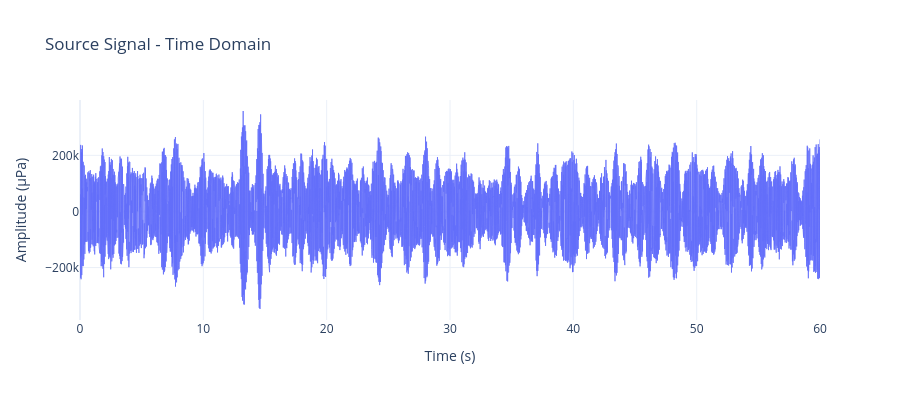
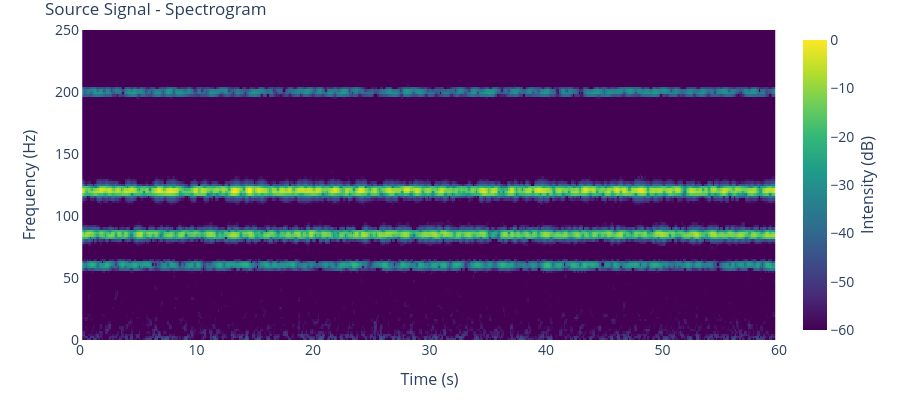

Notebook cell for these charts, in order:
### Markdown cell above
## 15. Analyse Source Signal

Examine the source signal before propagation:
- **Time domain**: Shows the temporal structure
- **Spectrogram**: Reveals frequency content evolution over time
- **Frequency spectrum**: Shows tonal peaks with proper amplitude scaling

**Critical FFT Scaling**: We multiply by `2.0/N` to convert FFT magnitude to single-sided amplitude spectrum in µPa.

### Code cell
source_time_axis = np.arange(len(source_signal)) / SIGNAL_PARAMS["sampling_rate_hz"]
source_real = _real(source_signal)

# Top: Source time domain
fig_src_time = go.Figure()
fig_src_time.add_trace(
    go.Scatter(
        x=source_time_axis,
        y=source_real,
        mode="lines",
        line=dict(width=1),
        opacity=0.8,
    )
)
fig_src_time.update_layout(
    title="Source Signal - Time Domain",
    xaxis_title="Time (s)",
    yaxis_title="Amplitude (µPa)",
    template="plotly_white",
    height=400,
    width=900,
)
fig_src_time.show()

# Bottom: Source spectrogram (use plotter helper)
fig_src_spec = plot_spectrogram(
    source_real,
    int(SIGNAL_PARAMS["sampling_rate_hz"]),
    n_fft=256,
    hop_length=64,
    y_lim=(0, SIGNAL_PARAMS["sampling_rate_hz"] / 2),
    yaxis_format="hz",
    fig_size=(9, 4),
)
fig_src_spec.update_layout(title="Source Signal - Spectrogram")
fig_src_spec.show()

### Figure 1 — Plotly figure (JSON) as saved in the notebook; plotly's stock layout.template omitted (floating-point values rounded to 4 significant figures; data arrays with more than 128 entries replaced by an {"elided": "..."} marker saying what was removed)
{"data": [{"line": {"width": 1}, "mode": "lines", "opacity": 0.8, "type": "scatter", "x": {"elided": "30000 float values"}, "y": {"elided": "30000 float values"}}], "layout": {"height": 400, "title": {"text": "Source Signal - Time Domain"}, "width": 900, "xaxis": {"title": {"text": "Time (s)"}}, "yaxis": {"title": {"text": "Amplitude (µPa)"}}}}

### Figure 2 — Plotly figure (JSON) as saved in the notebook; plotly's stock layout.template omitted (floating-point values rounded to 4 significant figures; data arrays with more than 128 entries replaced by an {"elided": "..."} marker saying what was removed)
{"data": [{"colorbar": {"len": 1, "thickness": 24, "tickfont": {"size": 14}, "title": {"font": {"size": 16}, "side": "right", "text": "Intensity (dB)"}}, "colorscale": [[0, "#440154"], [0.1111, "#482878"], [0.2222, "#3e4989"], [0.3333, "#31688e"], [0.4444, "#26828e"], [0.5556, "#1f9e89"], [0.6667, "#35b779"], [0.7778, "#6ece58"], [0.8889, "#b5de2b"], [1, "#fde725"]], "type": "heatmap", "x": {"elided": "465 float values"}, "y": {"elided": "129 float values"}, "z": {"elided": "129x465 float values"}, "zmax": 0, "zmin": -60}], "layout": {"height": 400, "margin": {"b": 60, "l": 80, "r": 80, "t": 30}, "paper_bgcolor": "white", "plot_bgcolor": "white", "title": {"text": "Source Signal - Spectrogram"}, "width": 900, "xaxis": {"range": [0, 60], "showgrid": false, "tickfont": {"size": 14}, "title": {"font": {"size": 16}, "text": "Time (s)"}}, "yaxis": {"range": [0, 250], "showgrid": false, "tickfont": {"size": 14}, "title": {"font": {"size": 16}, "text": "Frequency (Hz)"}}}}
